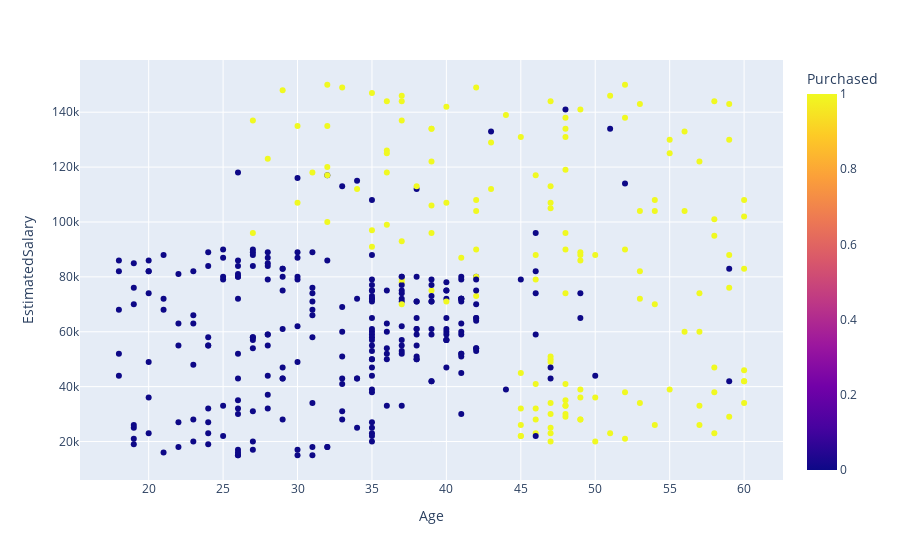

The cell this chart's notebook holds for it:
### Code cell
px.scatter(data_frame=dataset, x="Age", y="EstimatedSalary", color="Purchased")

### Figure 1 — Plotly figure (JSON) as saved in the notebook; plotly's stock layout.template omitted (floating-point values rounded to 4 significant figures; data arrays with more than 128 entries replaced by an {"elided": "..."} marker saying what was removed)
{"data": [{"hovertemplate": "Age=%{x}<br>EstimatedSalary=%{y}<br>Purchased=%{marker.color}<extra></extra>", "legendgroup": "", "marker": {"color": {"elided": "400 int values"}, "coloraxis": "coloraxis", "symbol": "circle"}, "mode": "markers", "name": "", "orientation": "v", "showlegend": false, "type": "scatter", "x": {"elided": "400 int values"}, "xaxis": "x", "y": {"elided": "400 int values"}, "yaxis": "y"}], "layout": {"coloraxis": {"colorbar": {"title": {"text": "Purchased"}}, "colorscale": [[0, "#0d0887"], [0.1111, "#46039f"], [0.2222, "#7201a8"], [0.3333, "#9c179e"], [0.4444, "#bd3786"], [0.5556, "#d8576b"], [0.6667, "#ed7953"], [0.7778, "#fb9f3a"], [0.8889, "#fdca26"], [1, "#f0f921"]]}, "legend": {"tracegroupgap": 0}, "margin": {"t": 60}, "xaxis": {"anchor": "y", "domain": [0, 1], "title": {"text": "Age"}}, "yaxis": {"anchor": "x", "domain": [0, 1], "title": {"text": "EstimatedSalary"}}}}
